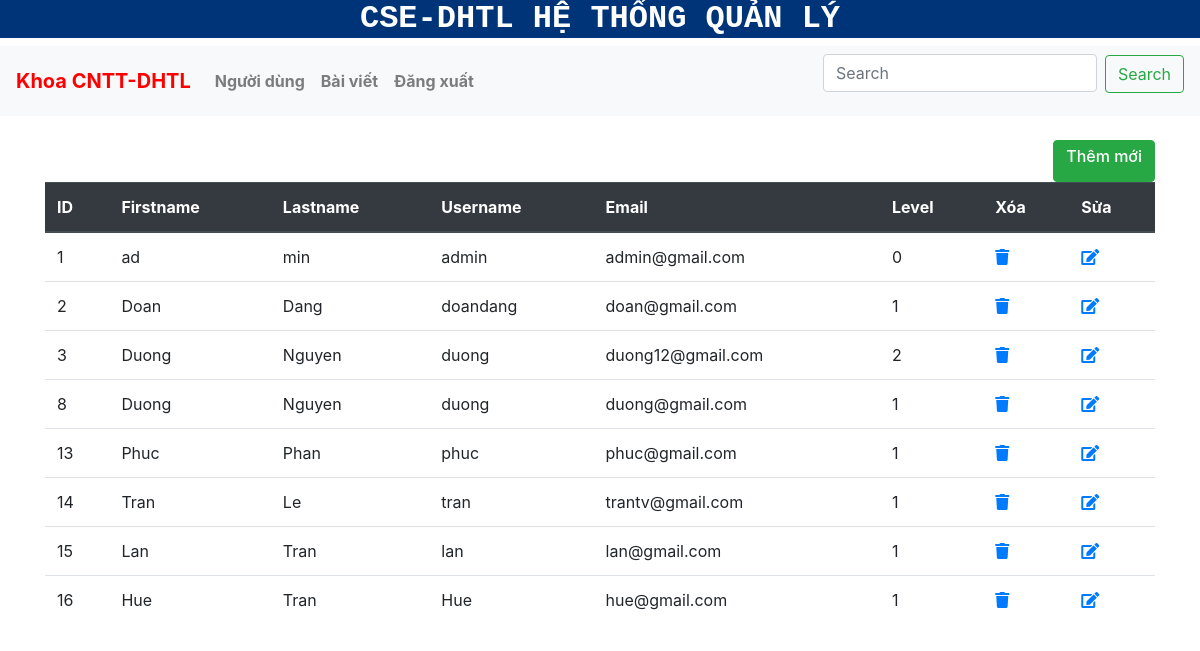
The app's page /admin/index.php with its own data.
### tables this page shows
CREATE TABLE `users` (
  `id` int(11) NOT NULL,
  `firstname` varchar(80) NOT NULL,
  `lastname` varchar(80) NOT NULL,
  `username` varchar(50) NOT NULL,
  `email` varchar(50) NOT NULL,
  `password` varchar(255) NOT NULL,
  `level` int(11) NOT NULL
);

### admin/index.php (the view, shortened to what this page needs)
<!doctype html>
<html lang="en">
<head>
    <link rel="stylesheet" href="https://pro.fontawesome.com/releases/v5.10.0/css/all.css"
 />
    <link rel="stylesheet" href="https://stackpath.bootstrapcdn.com/bootstrap/4.3.1/css/bootstrap.min.css"
>
    <link rel="stylesheet" href="css/style.css">
</head>
<body>
    <?php
    include('config.php');
    $sql = "SELECT * FROM users";
    $query = mysqli_query($conn, $sql);
?>
    <h2><span>CSE-DHTL</span> HỆ THỐNG QUẢN LÝ</h2>
    <nav class="navbar navbar-expand-lg navbar-light bg-light">
        <a class="navbar-brand" href="index.php" style="color: red;">Khoa CNTT-DHTL</a>
        <div class="collapse navbar-collapse" id="navbarSupportedContent">
            <ul class="navbar-nav mr-auto">
                <li class="nav-item ">
                    <a class="nav-link" href="index.php">Người dùng </a>
                </li>
                <li class="nav-item">
                    <a class="nav-link" href="#">Bài viết</a>
                </li>
                <li class="nav-item">
                    <a class="nav-link " href="#" tabindex="-1" aria-disabled="true">Đăng xuất</a>
                </li>
            </ul>
            <form class="form-inline">
                <input class="form-control mr-sm-2" type="search" placeholder="Search" aria-label="Search">
                <button class="btn btn-outline-success " type="submit" style="margin-top: -15px;">Search</button>
            </form>
        </div>
    </nav>
    <br>
    <div class="container">
        <div class="row">
            <div class="col">
                <div class="nvlist">
                    <div class="add">
                        <button type="button" class="btn btn-success"><a href="add.php">
                                <h6 style="color: white;">Thêm mới</h6>
                            </a></button>
                    </div>
                    <table class='table'>
                        <thead class='thead-dark'>
                            <tr>
                                <th>ID</th>
                                <th>Firstname</th>
                                <th>Lastname</th>
                                <th>Username</th>
                                <th>Email</th>
                                <th>Level</th>
                                <th>Xóa</th>
                                <th>Sửa</th>
                            </tr>
                        </thead>
                        <tbody>
                            <?php while($row = mysqli_fetch_assoc($query)) {?>
                            <tr>
                                <td> <?php echo $row['id']; ?></td>
                                <td> <?php echo $row['firstname'] ;?></td>
                                <td> <?php echo $row['lastname'] ;?> </td>
                                <td> <?php echo $row['username'] ;?> </td>
                                <td> <?php echo $row['email'] ;?> </td>
                                <td> <?php echo $row['level'] ;?> </td>
                                <td>
                                    <a href="delete.php?id=<?php echo $row['id'];?>"
                                        onclick="if (!confirm('Bạn có chắc chắn muốn xóa không?')) { return false }"><i
                                            class="fas fa-trash"></i></a>
                                </td>
                                <td> <a href="edit.php?id=<?php echo $row['id'];?>"><i class="fas fa-edit"></i></a></td>
                            </tr>
                            <?php
                    }
                    ?>
                        </tbody>
                    </table>
                </div>
            </div>
        </div>
    </div>
</body>
</html>

### admin/css/style.css (style rules this page uses)
input { margin: 0 0 1rem 0; border-radius: 5px; }
a:link { text-decoration: none; }
button { background-color: rgb(21, 230, 66); border-radius: 5px; float: right; }

### admin/index.php (style rules this page uses)
h2 { text-align: center; font-family: monospace; font-weight: bold; color: white; background-color: #003478; }
.nav-link, .navbar-brand { font-weight: bold; }

### records on screen
users: id "1", firstname "ad", lastname "min", username "admin", email "admin@gmail.com", level "0"
users: id "2", firstname "Doan", lastname "Dang", username "doandang", email "doan@gmail.com", level "1"
users: id "3", firstname "Duong", lastname "Nguyen", username "duong", email "duong12@gmail.com", level "2"
users: id "8", firstname "Duong", lastname "Nguyen", username "duong", email "duong@gmail.com", level "1"
users: id "13", firstname "Phuc", lastname "Phan", username "phuc", email "phuc@gmail.com", level "1"
users: id "14", firstname "Tran", lastname "Le", username "tran", email "trantv@gmail.com", level "1"
users: id "15", firstname "Lan", lastname "Tran", username "lan", email "lan@gmail.com", level "1"
users: id "16", firstname "Hue", lastname "Tran", username "Hue", email "hue@gmail.com", level "1"
